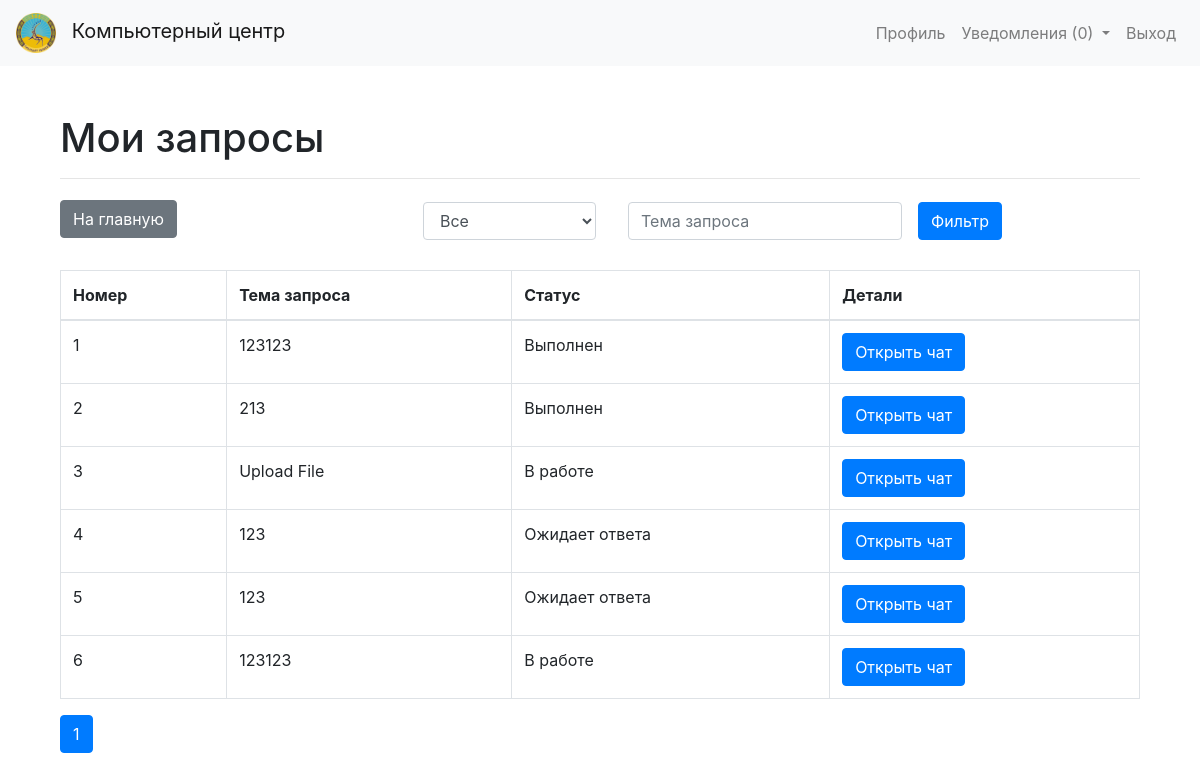
Screenshot of /user_requests (signed in) with the database file from the repository.
### models.py (models this page shows)
class SupportRequest(db.Model):
    id = db.Column(db.Integer, primary_key=True)
    user_id = db.Column(db.Integer, db.ForeignKey('user.id'), nullable=False)
    full_name = db.Column(db.String(100), nullable=False)
    phone_number = db.Column(db.String(20), nullable=False)
    email = db.Column(db.String(100), nullable=False)
    office_number = db.Column(db.String(20), nullable=False)
    subject = db.Column(db.String(100), nullable=False)
    message = db.Column(db.Text, nullable=False)
    status = db.Column(db.String(50), nullable=False, default='Ожидает ответа')
    user = db.relationship('User', backref=db.backref('support_requests', lazy=True))
    comments = db.relationship('Comment', backref='support_request', lazy=True)
    filename = db.Column(db.String(100))

### app.py (the view)
@app.route('/user_requests')
@login_required
def user_requests():
    page = request.args.get('page', 1, type=int)
    status_filter = request.args.get('status', '', type=str)
    subject_filter = request.args.get('subject', '', type=str)
    query = SupportRequest.query.filter_by(user_id=current_user.id)
    if status_filter:
        query = query.filter_by(status=status_filter)
    if subject_filter:
        query = query.filter(SupportRequest.subject.like(f'%{subject_filter}%'))
    user_requests = query.paginate(page=page, per_page=15)
    return render_template('user_requests.html', requests=user_requests, status_filter=status_filter, subject_filter=subject_filter)

### app.py (called while the page is built)
@login_manager.user_loader
def load_user(user_id):
    with app.app_context():
        return db.session.get(User, int(user_id))

### templates/user_requests.html (shortened to what this page needs)
{% extends "layout.html" %}
{% block content %}
    <div class="container mt-5">
        <h1>Мои запросы</h1>
        <hr class="my-3">
        <form method="GET" action="{{ url_for('active_chats') }}" class="form-inline mb-3">
            <div class="amain"><a href="{{ url_for('index') }}" class="btn btn-secondary mb-3">На главную</a></div>
            <div class="form-group mx-sm-3 mb-2">
                <select name="status" id="status" class="form-control">
                    <option value="">Все</option>
                </select>
            </div>
            <div class="form-group mx-sm-3 mb-2">
                <input type="text" name="subject" id="subject" class="form-control" placeholder="Тема запроса" value="{{ subject_filter }}">
            </div>
            <button type="submit" class="btn btn-primary mb-2">Фильтр</button>
        </form>
        <table class="table table-bordered">
            <thead>
                <tr>
                    <th>Номер</th>
                    <th>Тема запроса</th>
                    <th>Статус</th>
                    <th>Детали</th>
                </tr>
            </thead>
            <tbody>
                {% for request in requests.items %}
                <tr>
                    <td>{{ request.id }}</td>
                    <td>{{ request.subject }}</td>
                    <td>{{ request.status }}</td>
                    <td>
                        <a href="{{ url_for('view_request', request_id=request.id) }}" class="btn btn-primary">Открыть чат</a>
                    </td>
                </tr>
                {% endfor %}
            </tbody>
        </table>
        <nav aria-label="Page navigation">
            <ul class="pagination">
                {% for page_num in requests.iter_pages() %}
                <li class="page-item {% if page_num == requests.page %}active{% endif %}">
                    <a class="page-link" href="{{ url_for('user_requests', page=page_num, status=status_filter, subject=subject_filter) }}">{{ page_num }}</a>
                </li>
                {% endfor %}
            </ul>
        </nav>
    </div>
{% endblock %}

### static/style.css (style rules this page uses)
body { padding-top: 0px; }
.amain { margin-right: 230px; margin-top: 5px; }

### rows the page displays
SupportRequest: id "1", subject "123123", status "Выполнен"
SupportRequest: id "2", subject "213", status "Выполнен"
SupportRequest: id "3", subject "Upload File", status "В работе"
SupportRequest: id "4", subject "123", status "Ожидает ответа"
SupportRequest: id "5", subject "123", status "Ожидает ответа"
SupportRequest: id "6", subject "123123", status "В работе"

### other values shown
{{ page_num }} "1"
